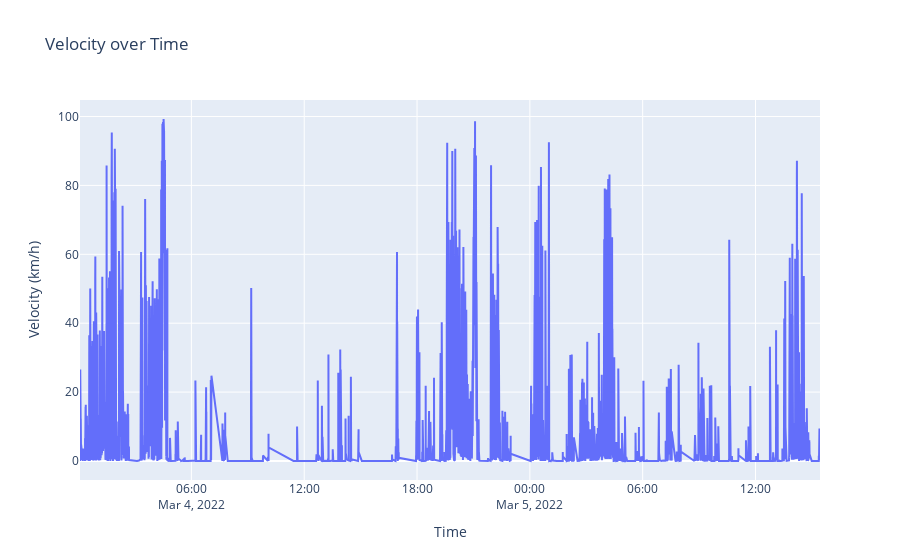

Source (notebook cell):
### Code cell
plot_velocity(data2_generate)

### Figure 1 — Plotly figure (JSON) as saved in the notebook; plotly's stock layout.template omitted (floating-point values rounded to 4 significant figures; data arrays with more than 128 entries replaced by an {"elided": "..."} marker saying what was removed)
{"data": [{"mode": "lines", "name": "Speed (km/h)", "type": "scatter", "x": {"elided": "18573 str values"}, "y": {"elided": "18573 float values"}}], "layout": {"title": {"text": "Velocity over Time"}, "xaxis": {"title": {"text": "Time"}}, "yaxis": {"title": {"text": "Velocity (km/h)"}}}}
